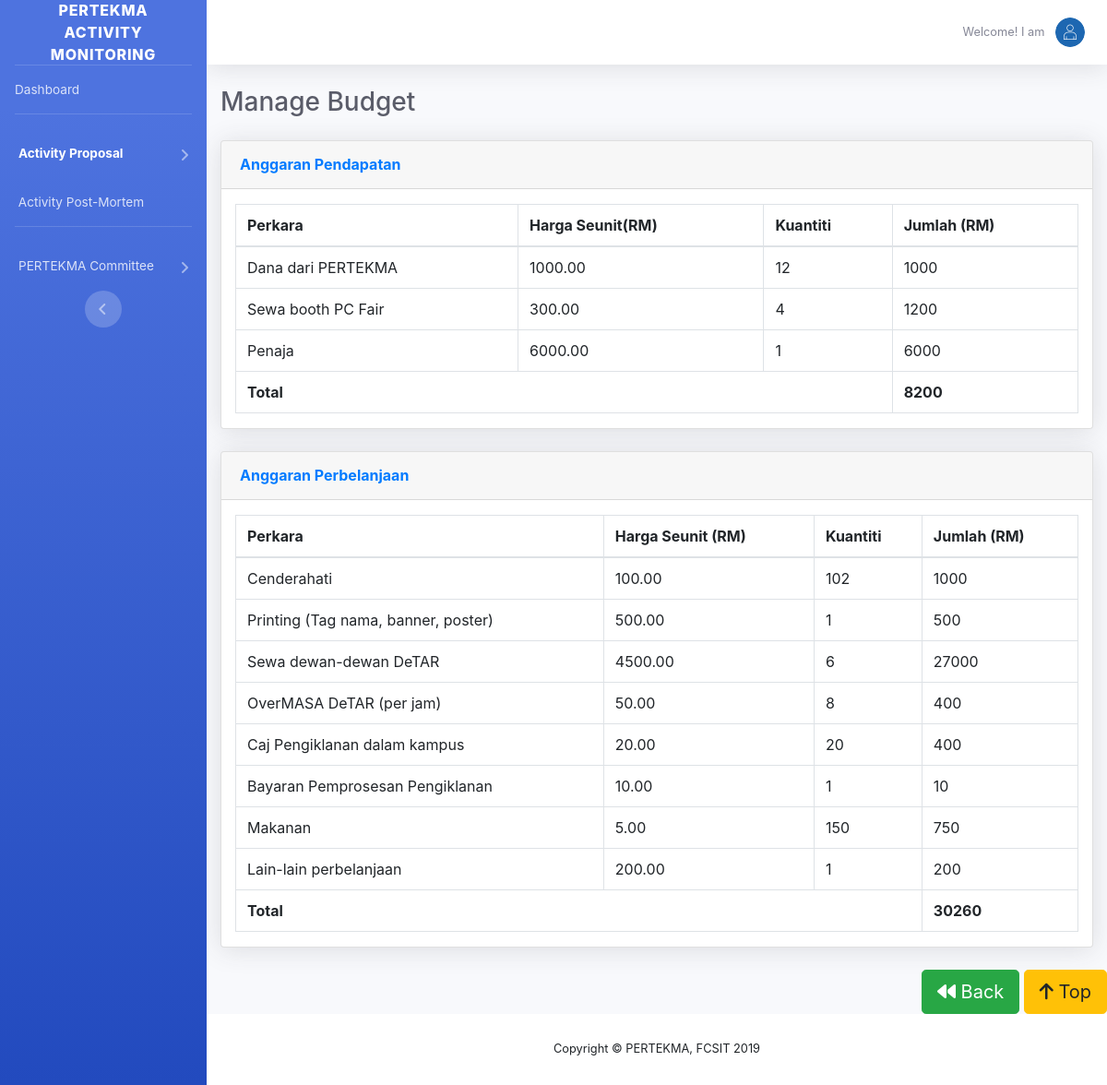
The app's page /admin/budget-run-report.php?id=1 with its own data.
### tables this page shows
CREATE TABLE `b_income` (
  `incomeId` int(11) NOT NULL,
  `Iproposald` int(11) NOT NULL,
  `account_id` int(11) NOT NULL,
  `perkara` varchar(255) NOT NULL,
  `hargaSeunit` varchar(255) NOT NULL,
  `kuantiti` varchar(255) NOT NULL,
  `jumlah` int(11) NOT NULL
);

CREATE TABLE `b_outcome` (
  `outcomeId` int(11) NOT NULL,
  `Oproposald` int(11) NOT NULL,
  `id_account` int(11) NOT NULL,
  `perkara` varchar(255) NOT NULL,
  `hargaSeunit` varchar(255) NOT NULL,
  `kuantiti` varchar(255) NOT NULL,
  `jumlah` int(11) NOT NULL
);

### admin/budget-run-report.php (the view, shortened to what this page needs)
<?php
	require_once('../connect.php');
?>
<?php
$proposalId=$_GET["id"];
?>
<!DOCTYPE html>
<html lang="en">
<head>
  <link href="../vendor/fontawesome-free/css/all.min.css" rel="stylesheet" type="text/css">
  <link href="../css/sb-admin-2.min.css" rel="stylesheet">
  <link href="../vendor/datatables/dataTables.bootstrap4.min.css" rel="stylesheet">
  <link href="../css/bootstrap.min.css" rel="stylesheet">
<link href="../css/calender/css/gijgo.min.css" rel="stylesheet">
</head>
<body id="page-top">
  <div id="wrapper">
    <ul class="navbar-nav bg-gradient-primary sidebar sidebar-dark accordion" id="accordionSidebar">
      <a class="sidebar-brand d-flex align-items-center justify-content-center" href="../index.html">
        <div class="sidebar-brand-text mx-3">PERTEKMA Activity Monitoring</div>
      </a>
      <hr class="sidebar-divider my-0">
      <li class="nav-item ">
        <a class="nav-link" href="index.php">
          <span>Dashboard</span></a>
      </li>
      <hr class="sidebar-divider">
      <li class="nav-item active">
        <a class="nav-link collapsed" href="#" data-toggle="collapse" data-target="#collapseTwo" aria-expanded="true" aria-controls="collapseTwo">
          <span>Activity Proposal</span>
        </a>
      </li>
     <li class="nav-item">
        <a class="nav-link" href="activityPostmortem.php">
          <span>&nbsp;Activity Post-Mortem</span></a>
      </li>
      <hr class="sidebar-divider">
    <li class="nav-item ">
        <a class="nav-link collapsed" href="#" data-toggle="collapse" data-target="#collapseThree" aria-expanded="true" aria-controls="collapseThree">
          <span>PERTEKMA Committee</span>
        </a>
      </li>
      <div class="text-center d-none d-md-inline">
        <button class="rounded-circle border-0" id="sidebarToggle"></button>
      </div>
    </ul>
    <div id="content-wrapper" class="d-flex flex-column">
      <div id="content">
        <nav class="navbar navbar-expand navbar-light bg-white topbar mb-4 static-top shadow">
          <ul class="navbar-nav ml-auto">
            <li class="nav-item dropdown no-arrow">
              <a class="nav-link dropdown-toggle" href="#" id="userDropdown" role="button" data-toggle="dropdown" aria-haspopup="true" aria-expanded="false">
                <span class="mr-2 d-none d-lg-inline text-gray-600 small">Welcome! I am&nbsp;<?php echo $username; ?></span>
                <img class="img-profile rounded-circle" src="../img/sue.png">
              </a>
            </li>
          </ul>
        </nav>
        <div class="container-fluid">
          <div class="d-sm-flex align-items-center justify-content-between mb-4">
            <h1 class="h3 mb-0 text-gray-800">Manage Budget</h1>
          </div>
          <div id="page-wrapper">
            <div class="row">
            	<div class="col-lg-12">
            		<div class="card shadow mb-4">
					<div class="card-header py-3">
					  <h6 class="m-0 font-weight-bold text-primary">Anggaran Pendapatan</h6>
					</div>
					<div class="container">
						<table class="table table-bordered" id="" width="100%" cellspacing="0">
						  <thead>
							<tr>
							  <th>Perkara</th>
							  <th>Harga Seunit(RM)</th>
							  <th>Kuantiti</th>
							  <th>Jumlah (RM)</th>
						  </thead>
						  <tbody>
							<?php
							$budget=mysqli_query($con, "SELECT * FROM b_income WHERE Iproposald='$proposalId'");
							  while($col = mysqli_fetch_array($budget)){
								  $Title=$col["perkara"];
								  $HargaSeunit=$col["hargaSeunit"];
								  $Kuantiti=$col["kuantiti"];
								  $Jumlah=$col["jumlah"];
							?>
							<tr>
							  <td><?php echo $Title; ?></td>
							  <td><?php echo $HargaSeunit; ?></td>
							  <td><?php echo $Kuantiti; ?></td>
							  <td><?php echo $Jumlah; ?></td>
							</tr>
							<?php } ?>
						  </tbody>
						  <tfoot>
							<tr>
								<th colspan="3">Total</th>
								<th>
									<?php
									$Totalquery=mysqli_query($con, "SELECT SUM(jumlah) AS Total FROM b_income WHERE Iproposald='$proposalId'");
									$row1=mysqli_fetch_array($Totalquery);
									echo $row1["Total"];
									?>
								</th>
							</tr>
						</tfoot>
						</table>
					  </div>
					</div>
				  </div>
				</div>
<div id="page-wrapper">
            <div class="row">
           		<div class="col-lg-12">
            		<div class="card shadow mb-4">
					<div class="card-header py-3">
					  <h6 class="m-0 font-weight-bold text-primary">Anggaran Perbelanjaan</h6>
					</div>
					<div class="container">
						<table class="table table-bordered" id="" width="100%" cellspacing="0">
						  <thead>
							<tr>
							  <th>Perkara</th>
							  <th>Harga Seunit (RM)</th>
							  <th>Kuantiti</th>
							  <th>Jumlah (RM)</th>
							</tr>
						  </thead>
						  <tbody>
							<?php
							$budget=mysqli_query($con, "SELECT * FROM b_outcome WHERE Oproposald='$proposalId'");
							  while($col = mysqli_fetch_array($budget)){
								  $Title=$col["perkara"];
								  $HargaSeunit=$col["hargaSeunit"];
								  $Kuantiti=$col["kuantiti"];
								  $Jumlah=$col["jumlah"];
							?>
							<tr>
							  <td><?php echo $Title; ?></td>
							  <td><?php echo $HargaSeunit; ?></td>
							  <td><?php echo $Kuantiti; ?></td>
							  <td><?php echo $Jumlah; ?></td>
							</tr>
				<?php } ?>
						  </tbody>
						  <tfoot>
							<tr>
								<th colspan="3">Total</th>
								<th>
									<?php
									$Totalquery=mysqli_query($con, "SELECT SUM(jumlah) AS Total FROM b_outcome WHERE Oproposald='$proposalId'");
									$row1=mysqli_fetch_array($Totalquery);
									echo $row1["Total"];
									?>
								</th>
							</tr>
						</tfoot>
						</table>
					  </div>
					</div>
				  </div>
				</div>
            </div>
            </div>
             </div>
        <div class="row">
		<div class="col-lg-12">
			<div style="float: right;">
				<a class="btn btn-success btn-lg" href="budget.php?id=<?php echo $proposalId; ?>" id="btnBack"><i class="fa fa-backward"></i> Back</a>
				<a class="btn btn-warning btn-lg" href="#" id="btnToTop"><i class="fa fa-arrow-up"></i> Top</a>
			</div>
		</div>
		</div>
      </div>
      <footer class="sticky-footer bg-white">
        <div class="container my-auto">
          <div class="copyright text-center my-auto">
            <span>Copyright &copy; PERTEKMA, FCSIT 2019</span>
          </div>
        </div>
      </footer>
    </div>
  </div>
</body>
</html>

### records on screen
b_income: perkara "Dana dari PERTEKMA", hargaSeunit "1000.00", kuantiti "12", jumlah "1000"
b_income: perkara "Sewa booth PC Fair", hargaSeunit "300.00", kuantiti "4", jumlah "1200"
b_income: perkara "Penaja", hargaSeunit "6000.00", kuantiti "1", jumlah "6000"
b_outcome: perkara "Cenderahati", hargaSeunit "100.00", kuantiti "102", jumlah "1000"
b_outcome: perkara "Printing (Tag nama, banner, poster)", hargaSeunit "500.00", kuantiti "1", jumlah "500"
b_outcome: perkara "Sewa dewan-dewan DeTAR", hargaSeunit "4500.00", kuantiti "6", jumlah "27000"
b_outcome: perkara "OverMASA DeTAR (per jam)", hargaSeunit "50.00", kuantiti "8", jumlah "400"
b_outcome: perkara "Caj Pengiklanan dalam kampus", hargaSeunit "20.00", kuantiti "20", jumlah "400"
b_outcome: perkara "Bayaran Pemprosesan Pengiklanan", hargaSeunit "10.00", kuantiti "1", jumlah "10"
b_outcome: perkara "Makanan", hargaSeunit "5.00", kuantiti "150", jumlah "750"
b_outcome: perkara "Lain-lain perbelanjaan", hargaSeunit "200.00", kuantiti "1", jumlah "200"

### other values on screen
$row1["Total"] "8200"
$row1["Total"] "30260"
